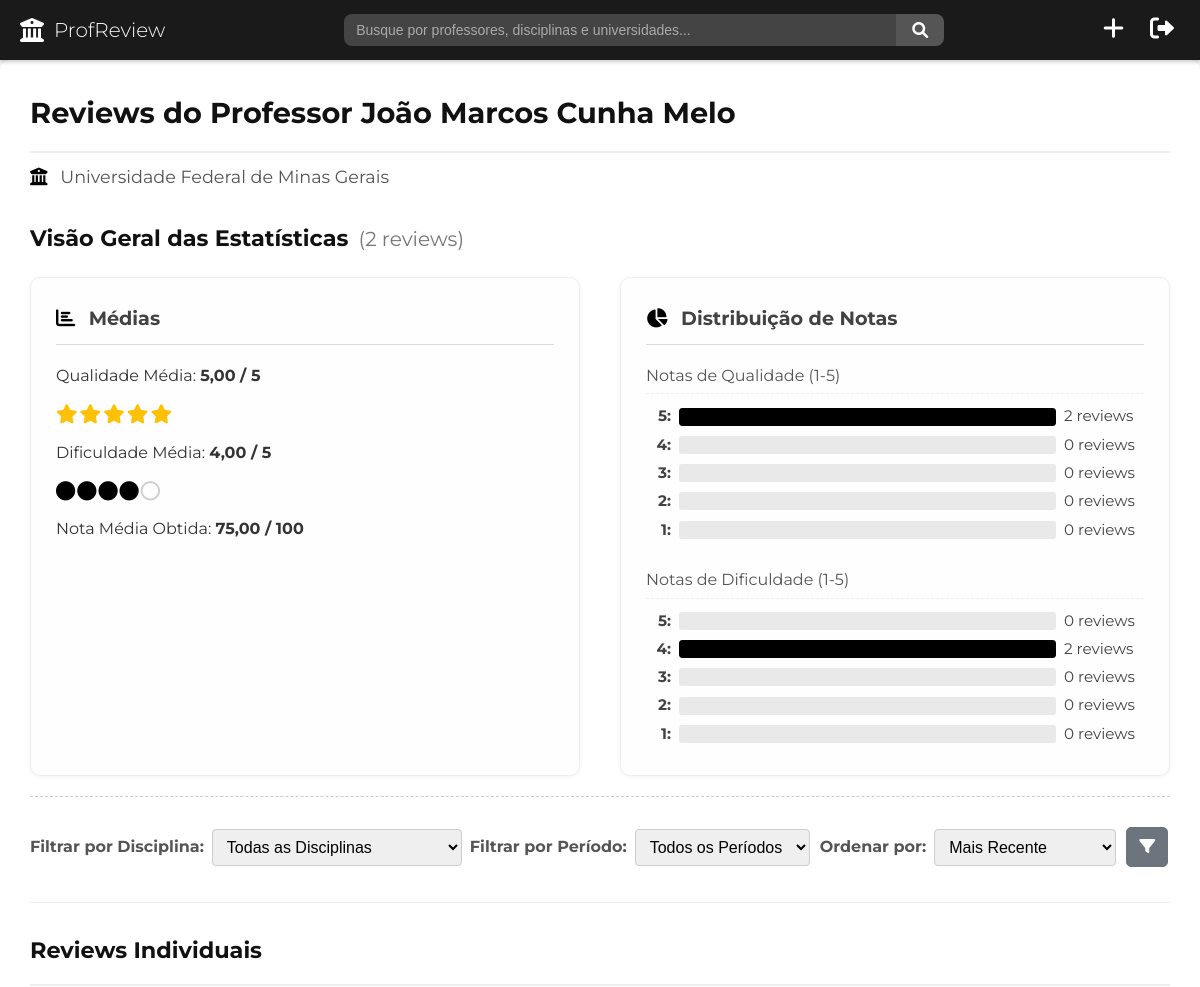
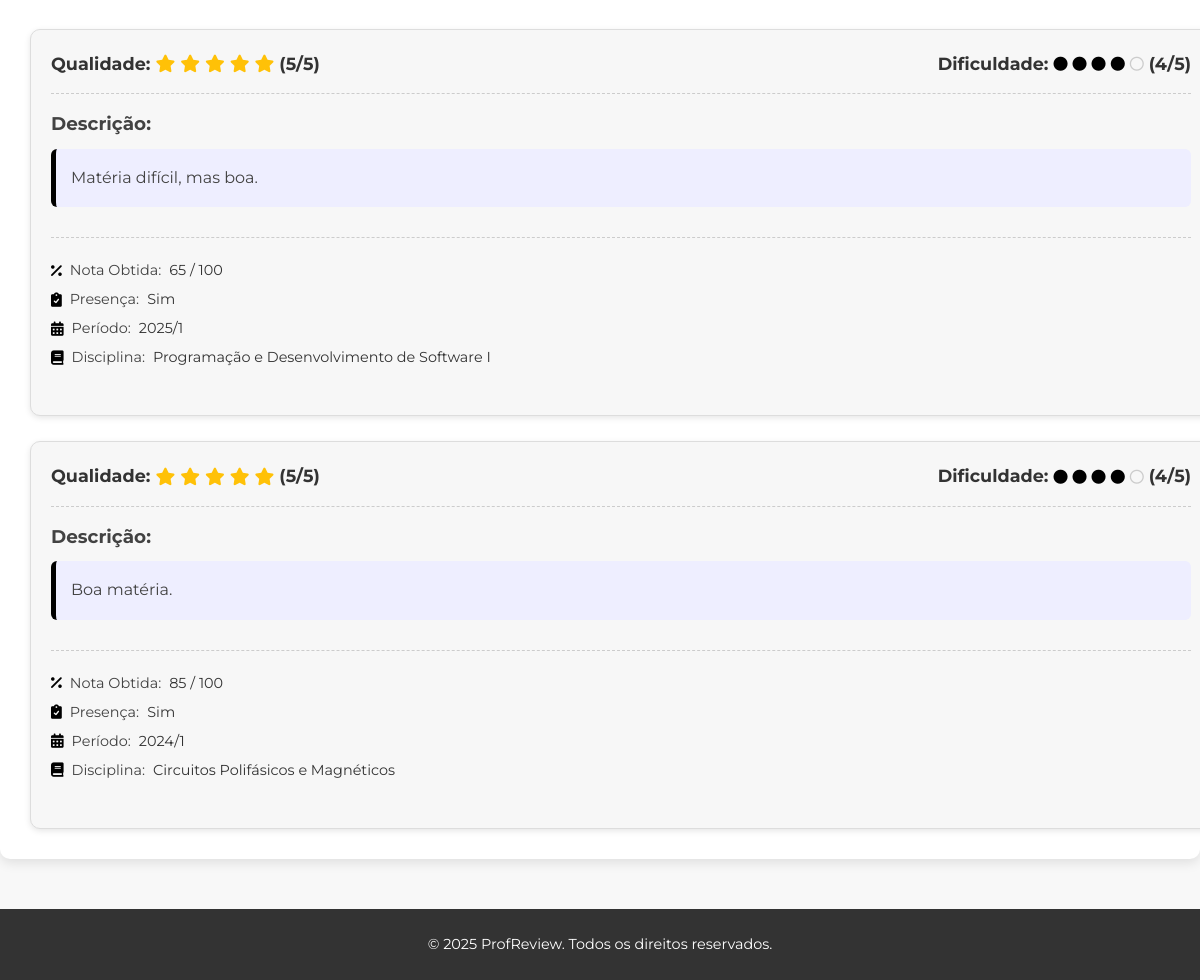
Page /reviews/professor_reviews/6/ (signed in) on the committed database (2 pictures, top to bottom).
### universities/models.py (models this page shows, shortened)
class Professor(models.Model):
    name = models.CharField(max_length=255, null=False)
    departamento = models.CharField(max_length=255, null=False, default="Ciência da Computação")
    universidade = models.ForeignKey('Universidade', on_delete=models.CASCADE, null=True, blank=True)

class Universidade(models.Model):
    nome = models.CharField(max_length=255, null=False)

class Disciplina(models.Model):
    nome = models.CharField(max_length=255, null=False)
    carga_horaria = models.IntegerField(null=False)
    universidades = models.ManyToManyField(Universidade, blank=True)

### reviews/models.py (models this page shows, shortened)
class Review(models.Model):
    dificuldade = models.IntegerField(null=False, validators=[MinValueValidator(1), MaxValueValidator(5)])
    qualidade = models.IntegerField(null=False, validators=[MinValueValidator(0), MaxValueValidator(5)])
    descricao = models.TextField(null=False)
    nota_obtida = models.IntegerField(null=False, validators=[MinValueValidator(0), MaxValueValidator(100)])
    presenca = models.BooleanField(null=False, default=False)
    def validate_periodo(value):
        import re
        pattern = r'^\d{4}/[1-2]$'
        if not re.match(pattern, value):
            raise ValidationError(
                f'{value} não é um período válido. O formato deve ser "ano/semestre", exemplo: "2023/1" ou "2023/2" ou "2024/2".'
            )
    periodo = models.CharField(max_length=7, null=False, validators=[validate_periodo])
    professor = models.ForeignKey('universities.Professor', on_delete=models.CASCADE, null=False, blank=False)
    disciplina = models.ForeignKey('universities.disciplina', on_delete=models.CASCADE, null=False, blank=False)
    usuario = models.ForeignKey(User, on_delete=models.CASCADE, null=True, blank=True)

### reviews/views.py (the view)
# urls.py: path("professor_reviews/<int:professor_id>/", views.professor_reviews_view, name="professor_reviews"),
@login_required
def professor_reviews_view(request, professor_id):
    professor = get_object_or_404(Professor, id=professor_id)
    initial_reviews_queryset = Review.objects.filter(professor=professor)
    filtered_ordered_reviews_queryset = initial_reviews_queryset
    filter_disciplina = request.GET.get('disciplina', '')
    filter_periodo = request.GET.get('periodo', '')
    ordenar = request.GET.get('ordenar', 'newest')  # Default order
    if filter_disciplina:
        filtered_ordered_reviews_queryset = filtered_ordered_reviews_queryset.filter(disciplina__id=filter_disciplina)
    if filter_periodo:
        filtered_ordered_reviews_queryset = filtered_ordered_reviews_queryset.filter(periodo=filter_periodo)
    sort_mapping = {
        'newest': '-periodo',
        'quality_desc': '-qualidade',
        'quality_asc': 'qualidade',
        'difficulty_desc': '-dificuldade',
        'difficulty_asc': 'dificuldade',
        'grade_desc': '-nota_obtida',
        'grade_asc': 'nota_obtida',
    }
    order_field = sort_mapping.get(ordenar, '-periodo')
    filtered_ordered_reviews_queryset = filtered_ordered_reviews_queryset.order_by(order_field)
    disciplinas = Disciplina.objects.filter(review__professor=professor).distinct().order_by('nome')
    periodos = initial_reviews_queryset.values_list('periodo', flat=True).distinct().order_by('-periodo')
    averages = initial_reviews_queryset.aggregate(
        Avg('dificuldade'),
        Avg('qualidade'),
        Avg('nota_obtida')
    )
    quality_counts_qs = initial_reviews_queryset.values('qualidade').annotate(count=Count('qualidade')).order_by('-qualidade')
    difficulty_counts_qs = initial_reviews_queryset.values('dificuldade').annotate(count=Count('dificuldade')).order_by('-dificuldade')
    max_quality_count = max([item['count'] for item in quality_counts_qs] + [0])
    max_difficulty_count = max([item['count'] for item in difficulty_counts_qs] + [0])
    full_quality_distribution = []
    for score in range(5, 0, -1):
        count = next((item['count'] for item in quality_counts_qs if item['qualidade'] == score), 0)
        percentage = (count / max_quality_count * 100) if max_quality_count > 0 else 0
        full_quality_distribution.append({'score': score, 'count': count, 'percentage': percentage})
    full_difficulty_distribution = []
    for score in range(5, 0, -1):
        count = next((item['count'] for item in difficulty_counts_qs if item['dificuldade'] == score), 0)
        percentage = (count / max_difficulty_count * 100) if max_difficulty_count > 0 else 0
        full_difficulty_distribution.append({'score': score, 'count': count, 'percentage': percentage})
    avg_quality = averages.get('qualidade__avg') or 0
    avg_difficulty = averages.get('dificuldade__avg') or 0
    def calculate_visual_icons_for_average(average):
        full_icons = floor(average)
        has_half = (average - full_icons) >= 0.5
        empty_icons = 5 - full_icons - (1 if has_half else 0)
        full_icons = max(0, full_icons)
        empty_icons = max(0, empty_icons)
        return {'full': full_icons, 'half': has_half, 'empty': empty_icons}
    avg_quality_icons = calculate_visual_icons_for_average(avg_quality)
    avg_difficulty_rounded = round(avg_difficulty)
    avg_difficulty_icons = {
        'full': max(0, min(5, avg_difficulty_rounded)),
        'half': False,
        'empty': max(0, 5 - max(0, min(5, avg_difficulty_rounded)))
    }
    total_reviews = initial_reviews_queryset.count()
    processed_reviews = []
    for review in filtered_ordered_reviews_queryset:  # Itera sobre o queryset filtrado/ordenado
        review.filled_quality_stars = review.qualidade
        review.empty_quality_stars = 5 - review.qualidade
        review.filled_difficulty_circles = review.dificuldade
        review.empty_difficulty_circles = 5 - review.dificuldade
        processed_reviews.append(review)
    paginator = Paginator(processed_reviews, 10)  # Pagina a lista processada
    page_number = request.GET.get('page')
    page_obj = paginator.get_page(page_number)
    context = {
        'professor': professor,
        'reviews': page_obj,  # Passa a lista paginada de reviews processados (FILTRADA/ORDENADA)
        'is_paginated': page_obj.has_other_pages(),
        'page_obj': page_obj,
        'averages': averages,  # Estatísticas totais
        'avg_quality_icons': avg_quality_icons,  # Estatísticas totais
        'avg_difficulty_icons': avg_difficulty_icons,  # Estatísticas totais
        'quality_distribution': full_quality_distribution,  # Estatísticas totais
        'difficulty_distribution': full_difficulty_distribution,  # Estatísticas totais
        'total_reviews': total_reviews,  # Estatísticas totais
        'current_order': ordenar,
        'current_disciplina': filter_disciplina,
        'current_periodo': filter_periodo,
        'disciplinas': disciplinas,  # Disciplinas disponíveis para filtro (TOTAIS)
        'periodos': periodos,  # Períodos disponíveis para filtro (TOTAIS)
    }
    is_ajax = request.headers.get('x-requested-with') == 'XMLHttpRequest'
    if is_ajax:
        html = render_to_string('reviews/includes/review_list.html', context, request=request)
        return JsonResponse({'html': html})
    else:
        return render(request, 'reviews/single_professor_reviews.html', context)

### reviews/templates/reviews/single_professor_reviews.html (shortened to what this page needs)
{% load static %}
<!DOCTYPE html>
<html lang="pt-br">
<head>
    <link rel="stylesheet" href="{% static 'reviews/style.css' %}">
    <link rel="stylesheet" href="https://cdnjs.cloudflare.com/ajax/libs/font-awesome/6.0.0/css/all.min.css">
</head>
<body>
    {% include 'reviews/top-bar.html' %}
    <main class="container content-area" style="margin-top: 60px;">
        {% include 'reviews/includes/professor_info.html' %}
        {% include 'reviews/includes/statistics.html' %}
        {% include 'reviews/includes/interactivity.html' %}
        <section class="reviews-list">
             <h3>Reviews Individuais</h3>
             <div id="reviews-container">
                 {% include 'reviews/includes/review_list.html' with reviews=reviews page_obj=page_obj is_paginated=is_paginated current_order=current_order current_disciplina=current_disciplina current_periodo=current_periodo user=user %}
             </div>
        </section>
    </main>
    {% include 'reviews/includes/footer.html' %}
</body>
</html>

### reviews/templates/reviews/includes/professor_info.html
<h2>Reviews do Professor {{ professor.name }}</h2>
{% if professor.universidade %}
    <p class="professor-university"><i class="fas fa-university"></i> {{ professor.universidade.nome }}</p>
{% endif %}

### reviews/templates/reviews/includes/review_list.html (shortened to what this page needs)
{% load static %}
{% if reviews %}
    <div class="review-items-container reviews-stacked">
        {% for review in reviews %}
            <div class="review-item">
                <div class="review-header">
                    <span class="review-quality">
                        Qualidade:
                        {% for _ in ""|ljust:review.filled_quality_stars %}
                            <i class="fas fa-star star-filled"></i>
                        {% endfor %}
                         ({{ review.qualidade }}/5)
                    </span>
                    <span class="review-difficulty">
                        Dificuldade:
                        {% for _ in ""|ljust:review.filled_difficulty_circles %}
                            <i class="fas fa-circle difficulty-filled"></i>
                        {% endfor %}
                         {% for _ in ""|ljust:review.empty_difficulty_circles %}
                            <i class="far fa-circle difficulty-empty"></i>
                         {% endfor %}
                         ({{ review.dificuldade }}/5)
                    </span>
                </div>
                <div class="review-description">
                    <h4>Descrição:</h4>
                    <p>{{ review.descricao }}</p>
                </div>
                <div class="review-details">
                    <p><i class="fas fa-percent"></i> Nota Obtida: <strong>{{ review.nota_obtida }} / 100</strong></p>
                    <p><i class="fas fa-clipboard-check"></i> Presença: <strong>{{ review.presenca|yesno:"Sim,Não" }}</strong></p>
                    <p><i class="fas fa-calendar-alt"></i> Período: <strong>{{ review.periodo }}</strong></p>
                    <p><i class="fas fa-book"></i> Disciplina: <strong>{{ review.disciplina.nome }}</strong></p>
                </div>
            </div>
        {% endfor %}
    </div>
{% else %}
    <p class="no-reviews-message"><i class="fas fa-info-circle"></i> Nenhum review encontrado para este professor com os filtros aplicados.</p>
{% endif %}

### reviews/static/reviews/style.css (style rules this page uses)
body { font-family: 'Montserrat', 'Roboto', sans-serif; line-height: 1.6; margin: 0; padding: 0; background-color: #f8f8f8; color: #333; }
.container { max-width: 1200px; margin: 0 auto; padding: 0 20px; }
main { margin-top: 60px; }
.content-area { background-color: #fff; padding: 30px; border-radius: 10px; box-shadow: 0 4px 12px rgba(0, 0, 0, 0.1); margin-bottom: 30px; }
.content-area h2 { color: #111; border-bottom: 2px solid #eee; padding-bottom: 15px; margin-top: 0; margin-bottom: 30px; font-size: 1.8rem; }
.professor-university { margin-top: -20px; margin-bottom: 30px; color: #555; font-size: 1.1em; text-align: left; }
.professor-university i { margin-right: 8px; color: #000; }
.reviews-list { margin-top: 30px; }
.reviews-list h3 { color: #111; border-bottom: 2px solid #eee; padding-bottom: 15px; margin-bottom: 30px; font-size: 1.4rem; }
#reviews-container { min-height: 100px; }
.review-items-container.reviews-stacked { display: flex; flex-direction: column; gap: 25px; }
.review-item { background-color: #f7f7f7; border: 1px solid #ddd; border-radius: 10px; padding: 20px; box-shadow: 0 2px 6px rgba(0, 0, 0, 0.1); display: flex; flex-direction: column; transition: transform 0.15s ease, box-shadow 0.15s ease; width: 100%; }
.review-header { display: flex; justify-content: space-between; margin-bottom: 15px; padding-bottom: 15px; border-bottom: 1px dashed #ccc; font-size: 1.1em; font-weight: bold; flex-wrap: wrap; gap: 15px; align-items: center; }
.review-quality, .review-difficulty { display: flex; align-items: center; gap: 5px; }
.star-filled { color: #ffc107; }
.difficulty-filled { color: #000; }
.difficulty-empty { color: #ccc; }
.review-quality i.fas, .review-quality i.far { font-size: 1em; }
.review-difficulty i.fas, .review-difficulty i.far { font-size: 0.8em; }
.review-description { margin-bottom: 15px; flex-grow: 1; }
.review-description h4 { margin: 0 0 10px 0; color: #424242; font-size: 1.15em; }
.review-description p { margin: 0; font-style: normal; padding: 15px; background-color: #eef; border-left: 5px solid #000; border-radius: 6px; white-space: pre-wrap; word-wrap: break-word; line-height: 1.8; color: #424242; font-size: 1em; }
.review-details { margin-top: 15px; padding-top: 15px; border-top: 1px dashed #ccc; font-size: 0.9em; color: #424242; }
.review-details p { margin: 6px 0; display: flex; align-items: center; gap: 8px; }
.review-details p i { margin-right: 0; color: #000; flex-shrink: 0; }
.review-details strong { color: #333; font-weight: normal; }

### rows in the picture
Professor: name "João Marcos Cunha Melo", universidade.nome "Universidade Federal de Minas Gerais"
Review: qualidade "5", dificuldade "4", descricao "Matéria difícil, mas boa.", nota_obtida "65", presenca "Sim", periodo "2025/1", disciplina.nome "Programação e Desenvolvimento de Software I"
Review: qualidade "5", dificuldade "4", descricao "Boa matéria.", nota_obtida "85", presenca "Sim", periodo "2024/1", disciplina.nome "Circuitos Polifásicos e Magnéticos"

### other values in the picture
{{ total_reviews }} "2"
{{ averages.qualidade__avg|floatformat:2 }} "5,00"
{{ averages.dificuldade__avg|floatformat:2 }} "4,00"
{{ averages.nota_obtida__avg|floatformat:2 }} "75,00"
{{ item.score }} "5" "4" "3" "2" "1"
{{ item.count }} "2" "0" "0" "0" "0"
{{ item.count }} "0" "2" "0" "0" "0"
